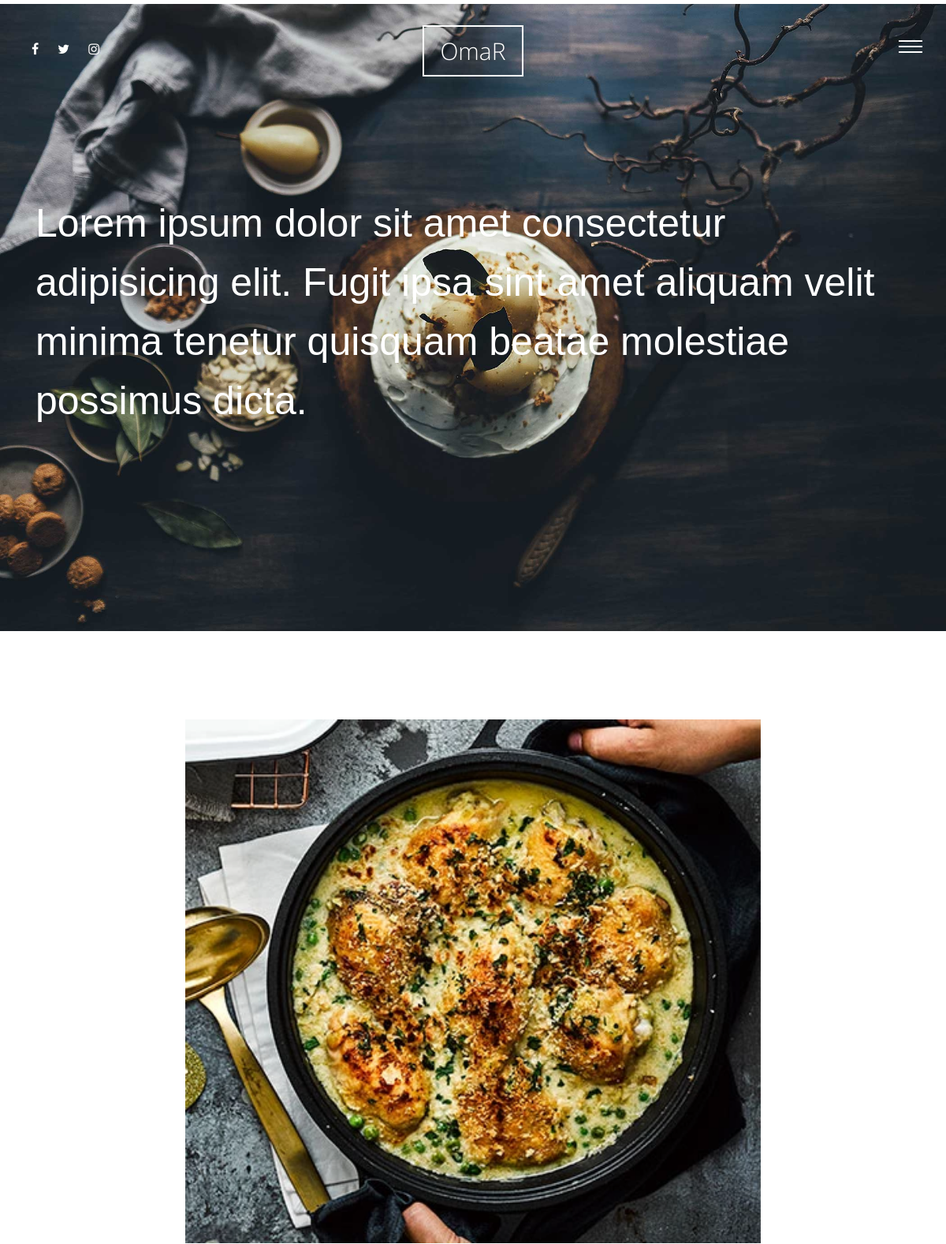
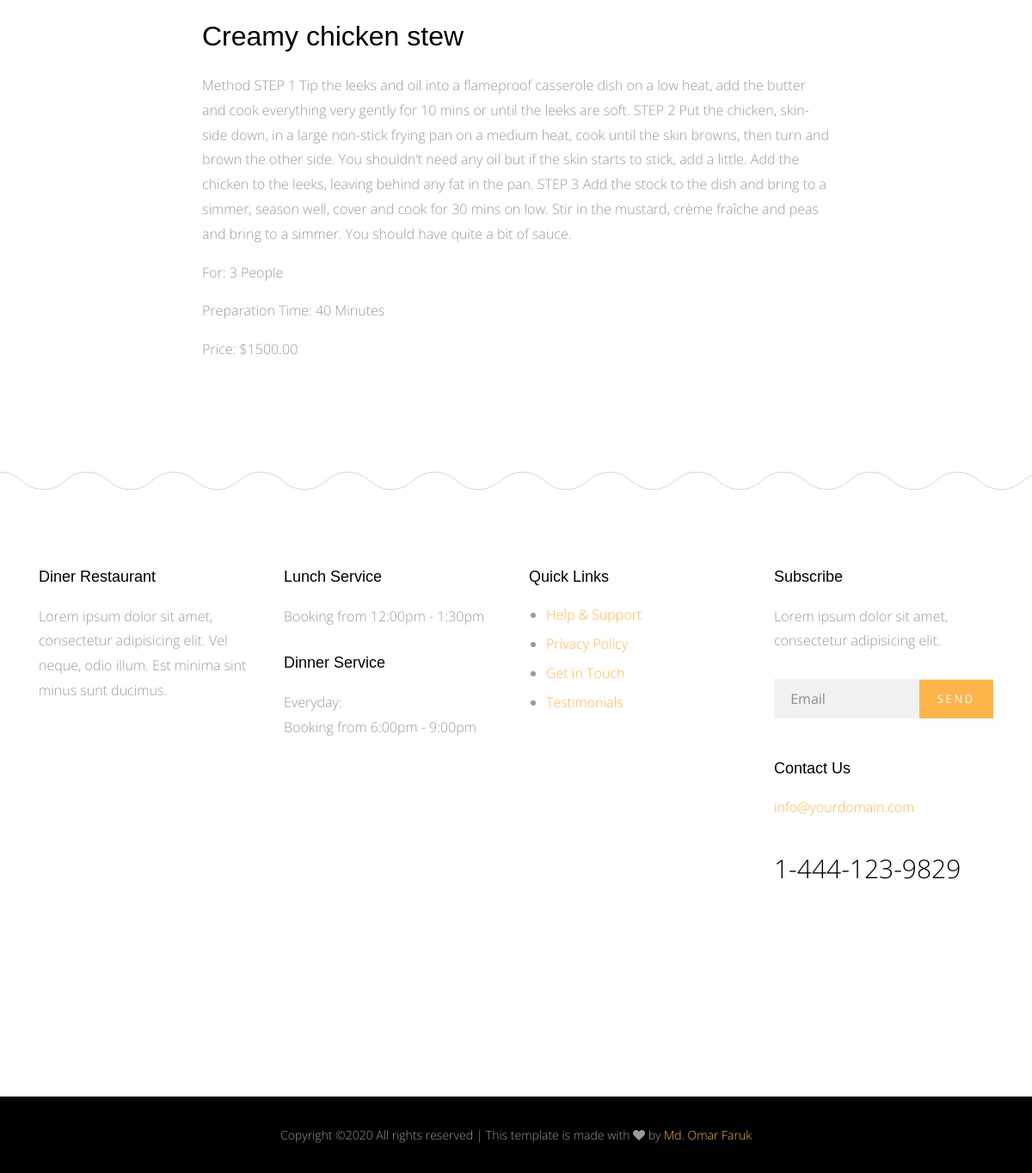
The page /meals/creamy-chicken-stew on the database its author committed (2 pictures, top to bottom).
### meals/models.py (models this page shows, shortened)
class Meals(models.Model):
    name = models.CharField(max_length=255)
    description = models.TextField(max_length=700)
    category = models.ForeignKey('Category', on_delete=models.SET_NULL, null=True)
    people = models.IntegerField()  # This meal would be enough for how many people
    price = models.DecimalField(max_digits=6, decimal_places=2)
    preparation_time = models.IntegerField()   # The time this meal to be prepared
    image = models.ImageField(upload_to='meals/')   # The image for this meal.
    slug = models.SlugField(blank=True, null=True)
    class Meta:
        verbose_name = 'meal'              # This is the singular name
        verbose_name_plural = 'meals'      # This is the plural name
    def __str__(self):
        return self.name

### meals/views.py (the view)
# urls.py: path('<slug:slug>', views.meal_detail, name='meal_detail'), # <slug:slug> means the first one is type and last one is the name which we will take on the views.
def meal_detail(request, slug):
    meal_detail = Meals.objects.get(slug=slug) # slug=slug means the first one is model field and last one is which we pass from url.
    return render(request, 'meals/meal_detail.html', {'meal_detail': meal_detail, })

### meals/templates/meals/meal_detail.html
{% extends 'base.html' %}
{% load static %}
{% block content %}
<div class="cover_1">
  <div class="img_bg" style="background-image: url({% static 'img/slider-1.jpg' %})" data-stellar-background-ratio="0.5">
    <div class="container">
      <div class="row align-items-center">
        <div class="col-md-12" data-aos="fade-up">
          <h2 class="heading">Lorem ipsum dolor sit amet consectetur adipisicing elit. Fugit ipsa sint amet aliquam velit minima tenetur quisquam beatae molestiae possimus dicta.</h2>
        </div>
      </div>
    </div>
  </div>
</div>
  <div class="section">
      <div class="container">
      <div class="row justify-content-center">
          <div class="col-md-8" data-aos="fade-up">
          <img src="{{ meal_detail.image.url }}" alt="{{ meal_detail.name }}" style="width: 100%; margin-left: auto; margin-right: auto; display: block;">
          <h2 class="my-4">{{ meal_detail }}</h2>
          <p>{{ meal_detail.description }}</p>
          <p>For: {{meal_detail.people}} People</p>
          <p>Preparation Time: {{meal_detail.preparation_time}} Minutes</p>
          <p>Price: ${{meal_detail.price}}</p>
          </div>
      </div>
      </div>
  </div>
{% endblock %}

### static/css/style.css (style rules this page uses)
html { overflow-x: hidden; }
body { background: #fff; font-family: "Open Sans", cursive; font-size: 16px; line-height: 1.8; font-weight: 300; color: #999999; }
h1, h2, h3, h4, h5 { color: #000; font-family: "Playfair Display", Arial, sans-serif; }
.section { padding: 7em 0; }
.cover_1 { position: relative; }
.cover_1 .img_bg { background-repeat: no-repeat; background-size: cover !important; background-position: center center; }
.cover_1 .img_bg, .cover_1 .img_bg > .container > .row { min-height: 700px; height: 100vh; }
.cover_1 .heading { color: white; font-weight: 300; font-size: 30px; line-height: 1.5; }
@media (min-width: 768px) { .cover_1 .heading { font-size: 50px; line-height: 1.5; } }

### rows shown on the page
Meals: image (picture), name "Creamy chicken stew", description "Method STEP 1 Tip the leeks and oil into a flameproof casserole dish on a low heat, add the butter and cook everything very gently for 10 mins or until the leeks are soft. STEP 2 Put the chicken, skin-side down, in a large non-stick frying pan on a medium heat, cook until the skin browns, then turn and brown the other side. You shouldn’t need any oil but if the skin starts to stick, add a little. Add the chicken to the leeks, leaving behind any fat in the pan. STEP 3 Add the stock to the dish and bring to a simmer, season well, cover and cook for 30 mins on low. Stir in the mustard, crème fraîche and peas and bring to a simmer. You should have quite a bit of sauce.", people "3", preparation_time "40", price "1500.00"
